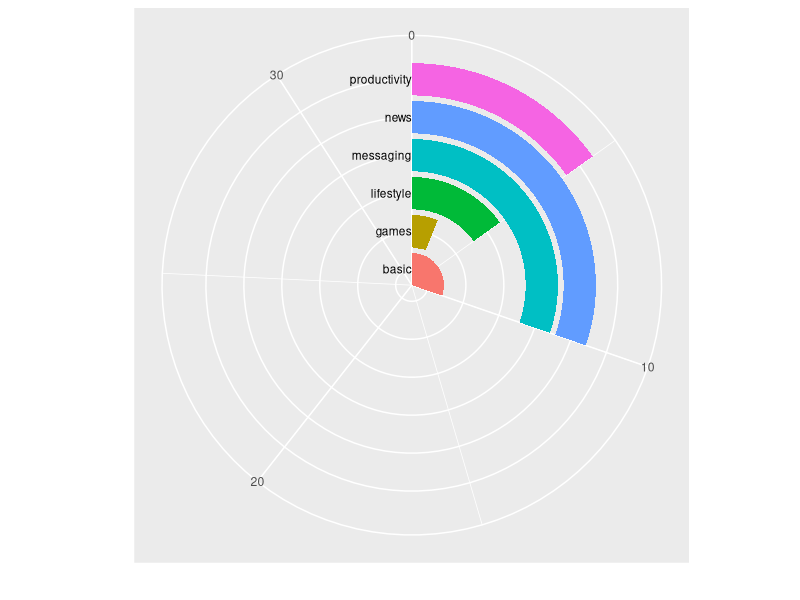

The R source for this figure: (Note: this script raises an error after producing the figure.)
# Description: This script evaluates the answers for the use of mobile devices and applications
# and the difference between cities
#
# Comments: set your working directory to 
# Author: Diego Pajarito 


# Setup 
library(ggplot2)
# Data reading and group asignation based on the answers
table_answers <- read.csv('data/Questionnaire_Answers.csv', stringsAsFactors=FALSE)

table_answers <- table_answers[table_answers$City == "Münster",]
table_answers <- table_answers[which( table_answers$competition_1 >= -3 ),]

mobile_use <- data.frame(table_answers$gaming_apps_basic, table_answers$gaming_apps_messaging, table_answers$gaming_apps_lifestyle,
                          table_answers$gaming_apps_games, table_answers$gaming_apps_productivity, table_answers$gaming_apps_news)
names(mobile_use) <- c( " basic", " messaging", " lifestyle", " games", " productivity", " news")

count_mobile_use <- sapply(mobile_use, function(y) sum(length(which(!is.na(y)))))

data <- data.frame( names(count_mobile_use), count_mobile_use )
names(data) <- c("use", "count")


# Circular bar graph
ggplot(data, aes(x = use, y = count ,fill = use)) + 
  geom_bar(width = 0.85, stat="identity") +    
  coord_polar(theta = "y") +    # To use a polar plot and not a basic barplot
  xlab("") + ylab("") +    #Remove useless labels of axis
  ylim(c(0,33)) + #Increase ylim to avoid having a complete circle
  geom_text(data = data, hjust = 1, size = 3, aes(x = use, y = 0, label = use)) +   #Add group labels close to the bars :
  theme(legend.position = "none" , axis.text.y = element_blank() , axis.ticks = element_blank())    #Remove useless legend, y axis ticks and y axis text

# Circular bar graph with facets
ggplot(data, aes(x = use, y = count ,fill = use)) + 
  geom_bar(width = 0.85, stat="identity") +    
  coord_polar(theta = "y") +    # To use a polar plot and not a basic barplot
  xlab("") + ylab("") +    #Remove useless labels of axis
  ylim(c(0,20)) + #Increase ylim to avoid having a complete circle
  geom_text(data = data, hjust = 1, size = 3, aes(x = application, y = 0, label = application)) +   #Add group labels close to the bars :
  theme(legend.position = "none" , axis.text.y = element_blank() , axis.ticks = element_blank())    #Remove useless legend, y axis ticks and y axis text

